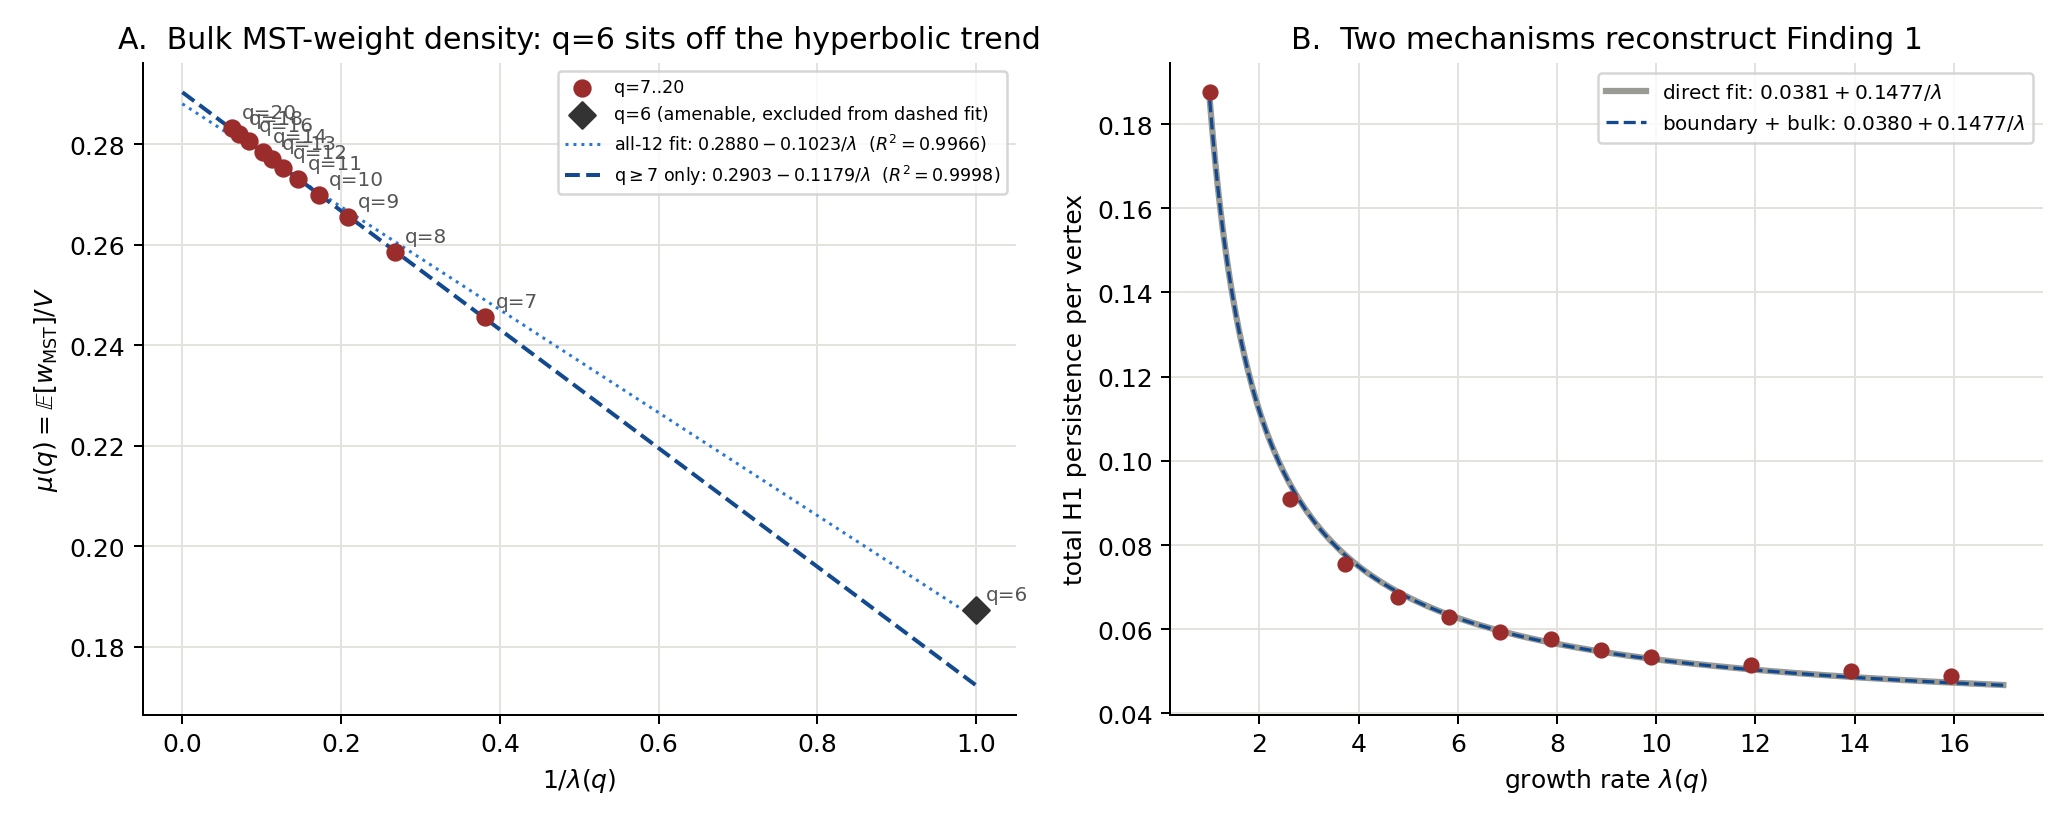

Python code for this plot:
"""
Figure: the bulk MST-weight density mu(q) obeys its own clean 1/lambda(q) law,
and combining it with the (exactly derived) boundary term reconstructs
Finding 1's directly-fitted scaling law almost exactly.

Left panel:  mu(q) vs 1/lambda(q), with fit.
Right panel: the two-mechanism reconstruction overlaid on the direct fit.

Requires mu_q_results.json and sweep_results.json / q6_convergence_results.json
(for the direct Finding-1 fit line).

Usage:
    python figure_mu_decomposition.py
"""
import json
import numpy as np
import matplotlib
matplotlib.use('Agg')
import matplotlib.pyplot as plt
from collections import defaultdict

BLUE = '#2a78d6'
BLUE_DARK = '#134a8f'
RED = '#9b2c2c'
GRID = '#e3e2dd'

with open('mu_q_results.json') as f:
    mu_d = json.load(f)
qs = sorted(mu_d, key=int)
q_arr = np.array([int(q) for q in qs], dtype=float)
lam = np.array([mu_d[q]['lam'] for q in qs])
mu = np.array([mu_d[q]['largest_mean'] for q in qs])

X = np.vstack([1 / lam, np.ones_like(lam)]).T
coef, *_ = np.linalg.lstsq(X, mu, rcond=None)
slope_mu, intercept_mu = coef
pred_mu = intercept_mu + slope_mu / lam
r2_mu = 1 - np.sum((mu - pred_mu) ** 2) / np.sum((mu - mu.mean()) ** 2)

# leave-q6-out fit: q=6 is the only lambda=1 (amenable) point and sits at
# extreme leverage (1/lambda=1, far from the hyperbolic cluster in [0.05,0.4])
mask6 = np.array([int(q) == 6 for q in qs])
X_no6 = np.vstack([1 / lam[~mask6], np.ones_like(lam[~mask6])]).T
coef_no6, *_ = np.linalg.lstsq(X_no6, mu[~mask6], rcond=None)
slope_no6, intercept_no6 = coef_no6
pred_no6 = intercept_no6 + slope_no6 / lam[~mask6]
r2_no6 = 1 - np.sum((mu[~mask6] - pred_no6) ** 2) / np.sum((mu[~mask6] - mu[~mask6].mean()) ** 2)
mu6_hyperbolic_pred = intercept_no6 + slope_no6 * 1.0

# combined prediction: H1/V = mu(q) - 1/4 + 1/(4 lambda)
combined_intercept = intercept_mu - 0.25
combined_slope = slope_mu + 0.25

# direct Finding-1 fit (from sweep_results.json + converged q=6 asymptote)
with open('sweep_results.json') as f:
    sweep = json.load(f)
by_q = defaultdict(list)
for r in sweep:
    by_q[r['q']].append(r)
for q in by_q:
    by_q[q].sort(key=lambda r: r['V'])
sweep_qs = sorted(by_q.keys())
best = {q: by_q[q][-1] for q in sweep_qs}
sweep_lam = np.array([best[q]['lambda'] for q in sweep_qs])
sweep_means = np.array([best[q]['mean'] for q in sweep_qs])
sweep_means[sweep_qs.index(6)] = 0.18757
Xd = np.vstack([1 / sweep_lam, np.ones_like(sweep_lam)]).T
direct_coef, *_ = np.linalg.lstsq(Xd, sweep_means, rcond=None)
direct_slope, direct_intercept = direct_coef

fig, axes = plt.subplots(1, 2, figsize=(11.5, 4.6))

ax = axes[0]
ax.scatter(1 / lam[~mask6], mu[~mask6], color=RED, zorder=5, s=40, label='q=7..20')
ax.scatter(1 / lam[mask6], mu[mask6], color='#333', zorder=6, s=55, marker='D',
          label='q=6 (amenable, excluded from dashed fit)')
xx = np.linspace(0, 1, 100)
ax.plot(xx, intercept_mu + slope_mu * xx, color=BLUE, lw=1.2, ls=':',
        label=f'all-12 fit: ${intercept_mu:.4f} {slope_mu:+.4f}/\\lambda$  '
              f'($R^2={r2_mu:.4f}$)')
ax.plot(xx, intercept_no6 + slope_no6 * xx, color=BLUE_DARK, lw=1.6, ls='--',
        label=f'q$\\geq$7 only: ${intercept_no6:.4f} {slope_no6:+.4f}/\\lambda$  '
              f'($R^2={r2_no6:.4f}$)')
for q, x, y in zip(qs, 1 / lam, mu):
    ax.annotate(f'q={q}', (x, y), textcoords='offset points', xytext=(4, 4),
               fontsize=8, color='#555')
ax.set_xlabel(r'$1/\lambda(q)$')
ax.set_ylabel(r'$\mu(q) = \mathbb{E}[w_{\mathrm{MST}}]/V$')
ax.set_title('A.  Bulk MST-weight density: q=6 sits off the hyperbolic trend')
ax.legend(fontsize=7)
ax.spines[['top', 'right']].set_visible(False)
ax.grid(color=GRID, linewidth=0.8, zorder=0)
ax.set_axisbelow(True)

ax = axes[1]
lam_grid = np.linspace(1, 17, 300)
ax.plot(lam_grid, direct_intercept + direct_slope / lam_grid, color='#9a9a94',
        lw=2.5, label=f'direct fit: ${direct_intercept:.4f}+{direct_slope:.4f}/\\lambda$')
ax.plot(lam_grid, combined_intercept + combined_slope / lam_grid, color=BLUE_DARK,
        lw=1.3, ls='--',
        label=f'boundary + bulk: ${combined_intercept:.4f}+{combined_slope:.4f}/\\lambda$')
ax.scatter(sweep_lam, sweep_means, color=RED, s=30, zorder=5)
ax.set_xlabel(r'growth rate $\lambda(q)$')
ax.set_ylabel('total H1 persistence per vertex')
ax.set_title('B.  Two mechanisms reconstruct Finding 1')
ax.legend(fontsize=8)
ax.spines[['top', 'right']].set_visible(False)
ax.grid(color=GRID, linewidth=0.8, zorder=0)
ax.set_axisbelow(True)

fig.tight_layout()
fig.savefig('figure_mu_decomposition.png', dpi=180)
print(f'mu(q) fit (all 12):    intercept={intercept_mu:.5f} slope={slope_mu:.5f} R2={r2_mu:.6f}')
print(f'mu(q) fit (q>=7 only): intercept={intercept_no6:.5f} slope={slope_no6:.5f} R2={r2_no6:.6f}')
print(f'hyperbolic-only fit extrapolated to q=6: predicted mu(6)={mu6_hyperbolic_pred:.5f}  '
      f'actual mu(6)={mu[mask6][0]:.5f}  gap={mu6_hyperbolic_pred-mu[mask6][0]:+.5f}')
print(f'combined prediction: {combined_intercept:.5f} + {combined_slope:.5f}/lambda')
print(f'direct fit:          {direct_intercept:.5f} + {direct_slope:.5f}/lambda')
print('saved figure_mu_decomposition.png')
